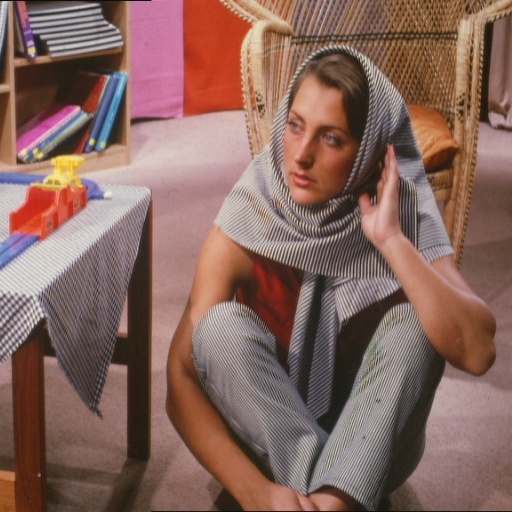
%> input picture Proyecto_1/Example/barbara.jpg, 512 x 512 px
$ octave script_prueba_2.m   (GNU Octave 9; MATLAB toolbox functions it lacks are replaced by stand-ins)
%> lines starting %> are read from the running program, lines starting %| are printed output that depends on the picture
clc;
clear;
close all;

pkg load image;
pkg load video;

% Leer la imagen
A = imread('barbara.jpg');
%> A is the input picture: size 512x512x3 uint8; mean R, G, B 134.6, 102.1, 93.5
A = imresize(A,[128,128]);
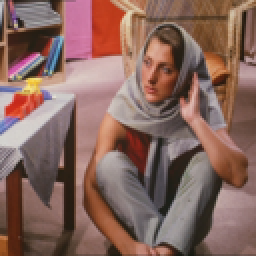
%> A: size 128x128x3 uint8 (shown 2 times larger); mean R, G, B 134.7, 102.2, 93.5
subplot(1,2,1);
imshow(A);

% Extraemos los parámetros
[m,n,r] = size(A);
%> m = 128; n = 128; r = 3

% Período y amplitudes
Lx = 75;
Ly = 75;

% Primer frame
Y(:,:,:,1) = A;

%> (the run ends here)
